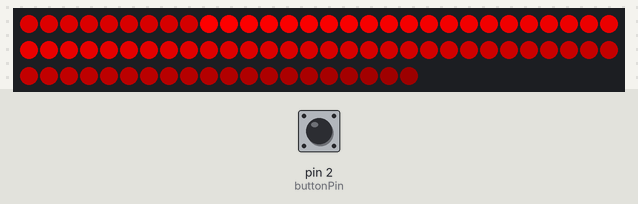
Simulated run of this sketch. Board: Arduino Uno, built with avr-gcc and run on an emulated ATmega328P. On the bench: 80 RGB LEDs in strip order, left to right, continuing on the next row. Inputs (shaded band) come from the test bench; at power-on: pin 2 (buttonPin) HIGH.

Above: at 1.2 s.
1.3 s: pin 2 (buttonPin) pulled LOW for 0.15 s
At 1.71 s:
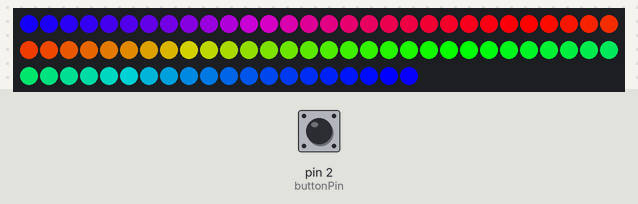
2.0 s: pin 2 (buttonPin) pulled LOW for 1 s
At 3.28 s:
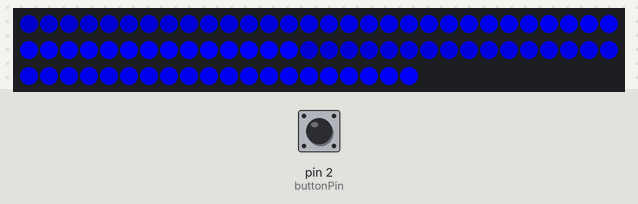
3.6 s: pin 2 (buttonPin) pulled LOW for 0.15 s
At 4.21 s:
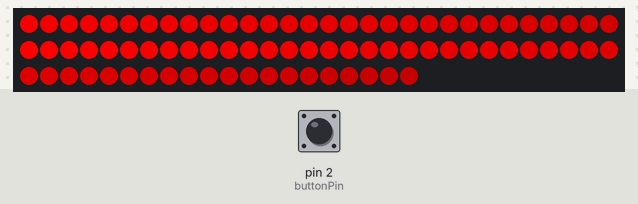
4.3 s: pin 2 (buttonPin) pulled LOW for 1 s
At 6.08 s:
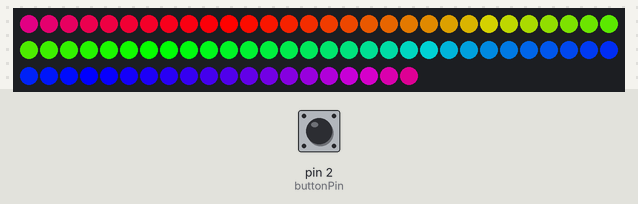
Timing chart, 0 to 6.9 s (numbered marks = the images above; inputs shaded):
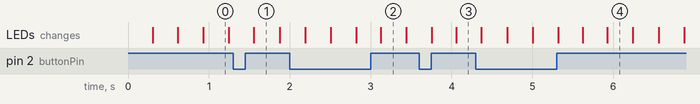

Measured:
- after the input at 1.3 s, the LEDs: change after 0.26 s (image 1)
- after the input at 2.0 s, the LEDs: first differ from a run without the input after 1.1 s (image 2)
- after the input at 3.6 s, the LEDs: first differ from a run without the input after 0.46 s (image 3)
- after the input at 4.3 s, the LEDs: first differ from a run without the input after 1.3 s (image 4 shows a later state)

The sketch:

driveStationLeds.ino
```cpp
#include "FastLED.h"
#define NUM_LEDS 80
#define buttonPin 2
bool oldButton;
CRGB leds[NUM_LEDS];
//0: Blue pattern
//1: Red pattern
//2: purple/yellow
//3:  blue/white
//4: rainbow
int color = 3;
int j = 0;
void setup() {
  pinMode(buttonPin, INPUT_PULLUP);
  FastLED.addLeds<WS2801, RGB>(leds, NUM_LEDS);
  for(int i = 0; i < NUM_LEDS; i++) {


    leds[i] = CRGB(0,0,0);


  }

    FastLED.show();
}
void button(){
  bool buttonstate = digitalRead(buttonPin);
  if(buttonstate == HIGH && oldButton == LOW){
    color = (color + 1) % 3;
    j = 0;
    for(int i = 0; i < NUM_LEDS; i++) {
    leds[i] = CRGB(0,0,0);
    }
    FastLED.show();
    delay(10);
  }
  oldButton = buttonstate;
}

void loop() {
   button();

    //int colors[6] = {CRGB::Red, CRGB::Orange, CRGB::Yellow, CRGB::Green, CRGB::Blue, CRGB::Purple};
     CRGB hi[7] = {CRGB::Red, CRGB::Orange, CRGB::Yellow, CRGB::Green, CRGB::Blue, CRGB::Purple, CRGB::Red};

    //}

    j = (j+1) % 2550;
   for(int i = 0; i < NUM_LEDS; i++) {

      //leds[i] = Scroll((i * 256 / NUM_LEDS + j) % 256);
      int length = NUM_LEDS/2;
      if(color == 0){
        leds[i] = CRGB(0,0,127 + ((i-j) % length)*128/length);
      }
      else if(color == 1){
        leds[i] = CRGB(127 + ((NUM_LEDS-i-j) % length)*128/length,0,0);
      }
      else if (color == 2){
        leds[i] = makeColor(float(i+j)/NUM_LEDS * 360);
      }
    }

    FastLED.show();
    delay(25);


}
CRGB makeColor(int pos) {
  CRGB color (255,255,255);
  pos %= 360;
  if(pos < 120) {
    color.g = 0;
    color.r = (float(pos)/ 120.0f) * 255.0f;
    color.b = 255 - color.r;
  } else if(pos < 240) {
    color.g = (float(pos - 120) / 120.0f) * 255.0f;
    color.r = 256 - color.g;
    color.b = 0;
  } else {
    color.b = (float(pos - 240) / 120.0f) * 255.0f;
    color.g = 256 - color.b;
    color.r = 0;
  }
  return color;
}
```
